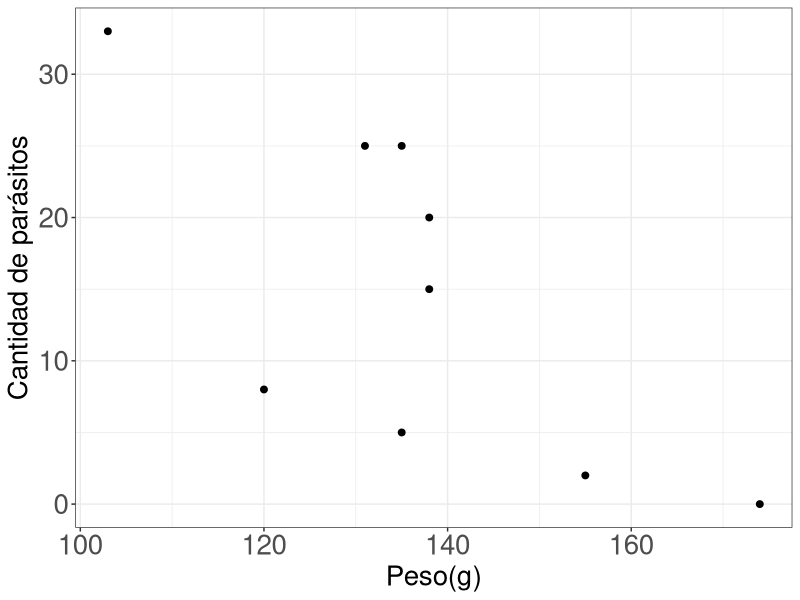

This figure's R source:
## ---- chunk 1
knitr::opts_chunk$set(echo = FALSE)
library(dplyr)
library(readxl)
library(ggplot2)
library(tidyr)
## ---- chunk 2
x <- rnorm(5)
y <- rnorm(5)
dat <- data.frame(x,y)
dat %>% max
## ---- chunk 3
dat %>% arrange(y)
## ---- chunk 4
peces <- read_excel("Peces.xlsx")
## ---- chunk 5
peces <- peces %>% 
  replace_na(list(Peso= 120, Parasitos= 25))
## ---- chunk 6
select(peces, Especie, Sexo)
## ---- chunk 7
peces %>% select(Especie, Sexo)
## ---- chunk 8
peces %>% filter(Sexo == "Macho")
## ---- chunk 9
peces %>% select(Especie, Sexo, Peso) %>% 
  filter(Sexo == "Macho")
## ---- chunk 10
peces %>% select(Especie, Sexo, Peso, Parasitos) %>% 
          summarize(n = n(), 
          Promedio_Peso = mean(Peso), 
          Maximo_Parasitos = max(Parasitos))
## ---- chunk 11
peces %>% group_by(Especie) %>% 
          summarize(n = n(), 
          Promedio_Peso = mean(Peso), 
          Maximo_Parasitos = max(Parasitos))
## ---- chunk 12
datos<- peces %>% select(Especie, Sexo, Peso, Parasitos)%>% 
  mutate(Densidad_parasitos = Parasitos/Peso)
## ---- chunk 13
My_Theme = theme(
  axis.title.x = element_text(size = 20),
  axis.text.x = element_text(size = 20),
  axis.title.y = element_text(size = 20),
  axis.text.y = element_text(size = 20))
grafico= ggplot(datos, aes(x=Peso, y=Parasitos))+
  geom_point(size= I(2))+
  labs(x= "Peso(g)", y= "Cantidad de parásitos")+
  theme_bw()
grafico+My_Theme

